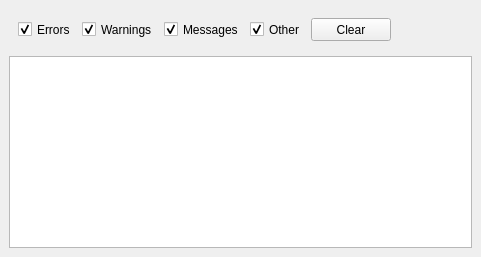
  <widget class="QDockWidget" name="dockWidget_Debug">
   <property name="minimumSize">
    <size>
     <width>481</width>
     <height>197</height>
    </size>
   </property>
   <property name="floating">
    <bool>false</bool>
   </property>
   <property name="windowTitle">
    <string>Debug Window</string>
   </property>
   <attribute name="dockWidgetArea">
    <number>1</number>
   </attribute>
   <widget class="QWidget" name="dockWidgetContents_11">
    <layout class="QVBoxLayout" name="verticalLayout_19">
     <item>
      <widget class="QFrame" name="frame_13">
       <property name="frameShape">
        <enum>QFrame::NoFrame</enum>
       </property>
       <property name="frameShadow">
        <enum>QFrame::Raised</enum>
       </property>
       <property name="lineWidth">
        <number>0</number>
       </property>
       <layout class="QHBoxLayout" name="horizontalLayout_10">
        <item>
         <widget class="QCheckBox" name="checkBox_ShowDebugErrors">
          <property name="sizePolicy">
           <sizepolicy hsizetype="Minimum" vsizetype="Minimum">
            <horstretch>0</horstretch>
            <verstretch>0</verstretch>
           </sizepolicy>
          </property>
          <property name="text">
           <string>Errors</string>
          </property>
          <property name="checked">
           <bool>true</bool>
          </property>
         </widget>
        </item>
        <item>
         <widget class="QCheckBox" name="checkBox_ShowDebugWarnings">
          <property name="sizePolicy">
           <sizepolicy hsizetype="Minimum" vsizetype="Minimum">
            <horstretch>0</horstretch>
            <verstretch>0</verstretch>
           </sizepolicy>
          </property>
          <property name="text">
           <string>Warnings</string>
          </property>
          <property name="checked">
           <bool>true</bool>
          </property>
         </widget>
        </item>
        <item>
         <widget class="QCheckBox" name="checkBox_ShowDebugMessages">
          <property name="sizePolicy">
           <sizepolicy hsizetype="Minimum" vsizetype="Minimum">
            <horstretch>0</horstretch>
            <verstretch>0</verstretch>
           </sizepolicy>
          </property>
          <property name="text">
           <string>Messages</string>
          </property>
          <property name="checked">
           <bool>true</bool>
          </property>
         </widget>
        </item>
        <item>
         <widget class="QCheckBox" name="checkBox_ShowDebugOther">
          <property name="sizePolicy">
           <sizepolicy hsizetype="Minimum" vsizetype="Minimum">
            <horstretch>0</horstretch>
            <verstretch>0</verstretch>
           </sizepolicy>
          </property>
          <property name="text">
           <string>Other</string>
          </property>
          <property name="checked">
           <bool>true</bool>
          </property>
         </widget>
        </item>
        <item>
         <widget class="QPushButton" name="pushButton_ClearDebug">
          <property name="minimumSize">
           <size>
            <width>0</width>
            <height>23</height>
           </size>
          </property>
          <property name="baseSize">
           <size>
            <width>0</width>
            <height>23</height>
           </size>
          </property>
          <property name="toolTip">
           <string>Click here to clear the output window.</string>
          </property>
          <property name="statusTip">
           <string>Click here to clear the output window.</string>
          </property>
          <property name="whatsThis">
           <string>Click here to clear the output window.</string>
          </property>
          <property name="text">
           <string>Clear</string>
          </property>
         </widget>
        </item>
        <item>
         <spacer name="horizontalSpacer_2">
          <property name="orientation">
           <enum>Qt::Horizontal</enum>
          </property>
          <property name="sizeHint" stdset="0">
           <size>
            <width>40</width>
            <height>20</height>
           </size>
          </property>
         </spacer>
        </item>
       </layout>
      </widget>
     </item>
     <item>
      <widget class="QListWidget" name="listWidget_DebugOut"/>
     </item>
    </layout>
   </widget>
  </widget>
